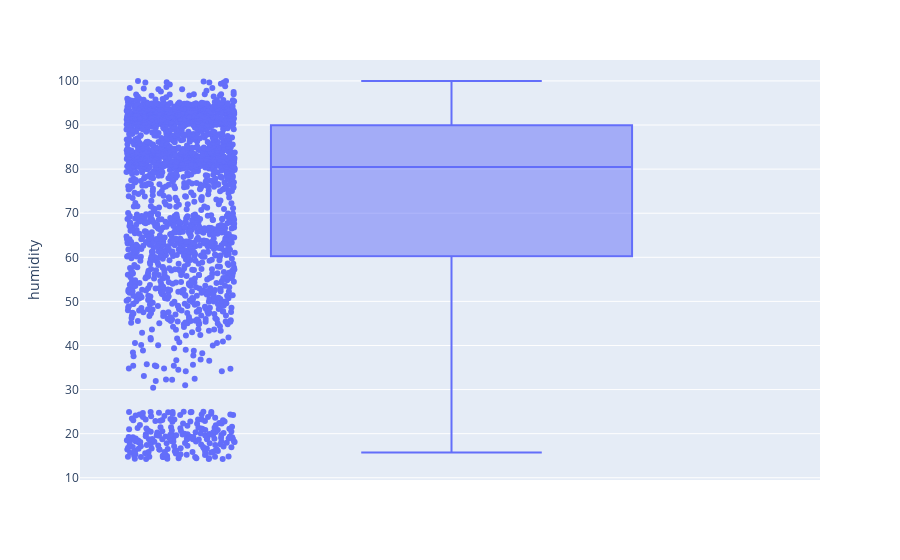

Source (notebook cell):
### Code cell
fig = px.box(data,y="humidity",points="all")
fig.show()

### Figure 1 — Plotly figure (JSON) as saved in the notebook; plotly's stock layout.template omitted (floating-point values rounded to 4 significant figures; data arrays with more than 128 entries replaced by an {"elided": "..."} marker saying what was removed)
{"data": [{"alignmentgroup": "True", "boxpoints": "all", "hovertemplate": "humidity=%{y}<extra></extra>", "legendgroup": "", "marker": {"color": "#636efa"}, "name": "", "notched": false, "offsetgroup": "", "orientation": "v", "showlegend": false, "type": "box", "x0": " ", "xaxis": "x", "y": {"elided": "2200 float values"}, "y0": " ", "yaxis": "y"}], "layout": {"boxmode": "group", "legend": {"tracegroupgap": 0}, "margin": {"t": 60}, "xaxis": {"anchor": "y", "domain": [0, 1]}, "yaxis": {"anchor": "x", "domain": [0, 1], "title": {"text": "humidity"}}}}
